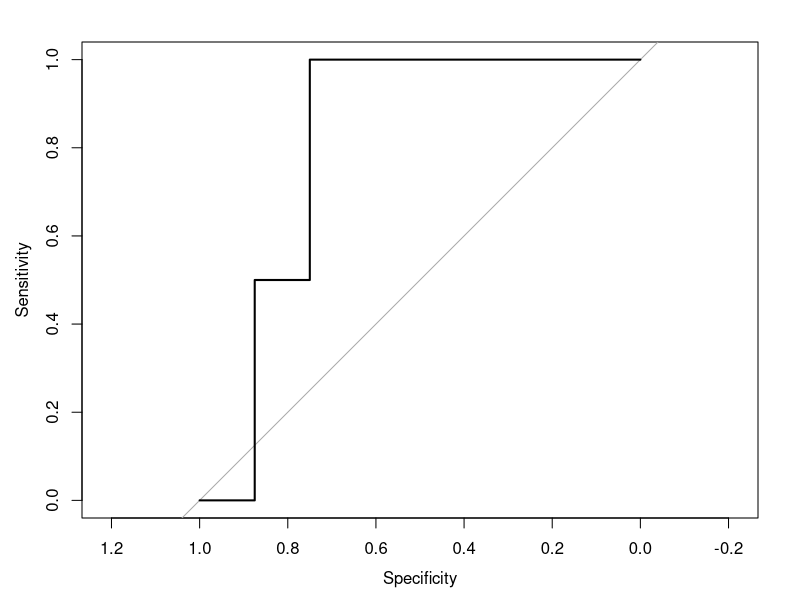

Recreate this plot in R.
# random forest model where we first reduce the cardinality of each categorical feature

options(scipen=20, digits=4)

# Load packages
library(data.table)
library(stringr)
library(randomForest)
library(pROC)

#======================================================================================================
# Load Data (Assumes your current working directory is the Predict Lead Conversion problem directory)

train <- fread("_Data/train.csv")
test <- fread("_Data/test.csv")

#======================================================================================================
# Really quick and dirty analysis

# View the raw data
train

# Some thoughts & ideas come to mind
# - CompanyName could be useful in theory, but we're not going to deal with the complexities of NLP feature engineering here...
# - Phone number probably isn't useful... but maybe AreaCode is since it should separate the samples by geography => demographics
# - It probably makes sense to order the Contact values: general line < other < manager < owner (this effects the model's construction)
# - Website (like PhoneNumber) is too unique to be useful, but maybe businesses that use .net and .org are less likely to buy our software

# Now let's see what our overall hit ratio is
train[, list(Samples=.N, Sales=sum(Sale), HitRatio = sum(Sale)/.N)]  # .35

#======================================================================================================
# Feature engineering and transforming the training dataset

# Some things to keep in mind
# - We have to deal with missing values (NAs). We could impute something into their place, but this is likely to degrade
#   the model's performace. NAs here have special meaning. E.g. FacebookLikes = NA means the company does not have a facebook.
#   This has very different implications than, "The company has a facebook, but we didn't bother to track how many Likes it has"
# - randomForest only accepts numeric and factor values and it can't handle NAs. So we need to convert categorical features to factors
#   and change NAs to some specific value, e.g. "NA_Val", or -1 for numeric features. Also need to convert Sale from logical to factor
# - randomForest can only handle factors with up to 53 unique levels. We won't run into this issue since out dataset is small, but for
#   illustration we'll create a "catch all" group for TypeOfBusiness to use for uncommon business types
# - The test set could have a TypeOfBusiness not seen in the training set. Need to prepare for that!

#--------------------------------------------------
# TypeOfBusiness

# Generate a map to map the values in TypeOfBusiness to a new field, TOBCategory
tobMap <- train[, list(Samples=.N), by=TypeOfBusiness]
tobMap[, TOBCategory := ifelse(Samples < 2, "Other_Val", TypeOfBusiness)]  # Map all uncommon categories to "Other_Val"
tobMap[is.na(TypeOfBusiness), TOBCategory := "NA_Val"]  # Map NA categories to "NA_Val"
tobMap[, TOBCategory := factor(TOBCategory)]  # convert to factor

# train
train[tobMap, TOBCategory := TOBCategory, on="TypeOfBusiness"]

# test
test[tobMap, TOBCategory := TOBCategory, on="TypeOfBusiness"]
test[is.na(TOBCategory), TOBCategory := "Other_Val"]  # NAs will be generated for brand new categories. Send these to "Other_val"

#--------------------------------------------------
# Contact

# In this case, we know all the possible contact types
contacts <- c("general line", "other", "manager", "owner")  # Note the order of the elements
train[, Contact := factor(Contact, ordered=TRUE)]  # IMPORTANT! Note the 'ordered=TRUE' bit
test[, Contact := factor(Contact, ordered=TRUE)]

#--------------------------------------------------
# AreaCode

train[, AreaCode := substr(PhoneNumber, 1, 3)]  # train
test[, AreaCode := substr(PhoneNumber, 1, 3)]  # test

# We need to convert AreaCode to type factor
areacodes <- unique(c(train$AreaCode, test$AreaCode))  # Get all the unique area codes
train[, AreaCode := factor(AreaCode, levels=areacodes)]  # train
test[, AreaCode := factor(AreaCode, levels=areacodes)]  # test

#--------------------------------------------------
# Website Extension  (note: str_detect comes from the stringr package. Thanks Hadley)

extensions <- c("com", "net", "org", "other", "none")

# train
train[is.na(Website), WebsiteExtension := "none"]
train[str_detect(Website, ".com"), WebsiteExtension := "com"]
train[str_detect(Website, ".net"), WebsiteExtension := "net"]
train[str_detect(Website, ".org"), WebsiteExtension := "org"]
train[is.na(WebsiteExtension), WebsiteExtension := "other"]
train[, WebsiteExtension := factor(WebsiteExtension, levels=extensions)]

# test
test[is.na(Website), WebsiteExtension := "none"]
test[str_detect(Website, ".com"), WebsiteExtension := "com"]
test[str_detect(Website, ".net"), WebsiteExtension := "net"]
test[str_detect(Website, ".org"), WebsiteExtension := "org"]
test[is.na(WebsiteExtension), WebsiteExtension := "other"]
test[, WebsiteExtension := factor(WebsiteExtension, levels=extensions)]

#--------------------------------------------------
# FacebookLikes

# Note -1L is type integer vs -1 which is type double
train[is.na(FacebookLikes), FacebookLikes := -1L]  # train
test[is.na(FacebookLikes), FacebookLikes := -1L]  # test

#--------------------------------------------------
# TwitterFollowers

train[is.na(TwitterFollowers), TwitterFollowers := -1L]  # train
test[is.na(TwitterFollowers), TwitterFollowers := -1L]  # test

#--------------------------------------------------
# Sale (the target variable)

# Create a separate feature called Target. Then we can still do stuff like train[, list(Sales=sum(Sales))]
train[, Target := factor(Sale, levels=c("FALSE", "TRUE"))]

#======================================================================================================
# Random Forest Model

features <- c("TOBCategory", "Contact", "AreaCode", "WebsiteExtension", "FacebookLikes", "TwitterFollowers")
rf <- randomForest(x=train[, features, with=FALSE], y=train$Target, ntree=200, mtry=2, nodesize=2)

#--------------------------------------------------
# Check the feature importances

importance(rf)

#======================================================================================================
# Make some predictions on the test set & evaluate the results

# Make Predictions
test[, ProbSale := predict(rf, newdata=test[, features, with=FALSE], type="prob")[, 2]]

#--------------------------------------------------
# Rank the predictions from most likely to least likely

setorder(test, -ProbSale)
test[, ProbSaleRk := .I]

#--------------------------------------------------
# Take a look

test[, list(ProbSaleRk, CompanyName, ProbSale, Sale)]  # Looks perty good!

#--------------------------------------------------
# Let's evaluate the results using area under the ROC curve using the pROC package

rocCurve <- roc(response=test$Sale, predictor=test$ProbSale)
rocCurve$auc  # .812
plot(rocCurve)

